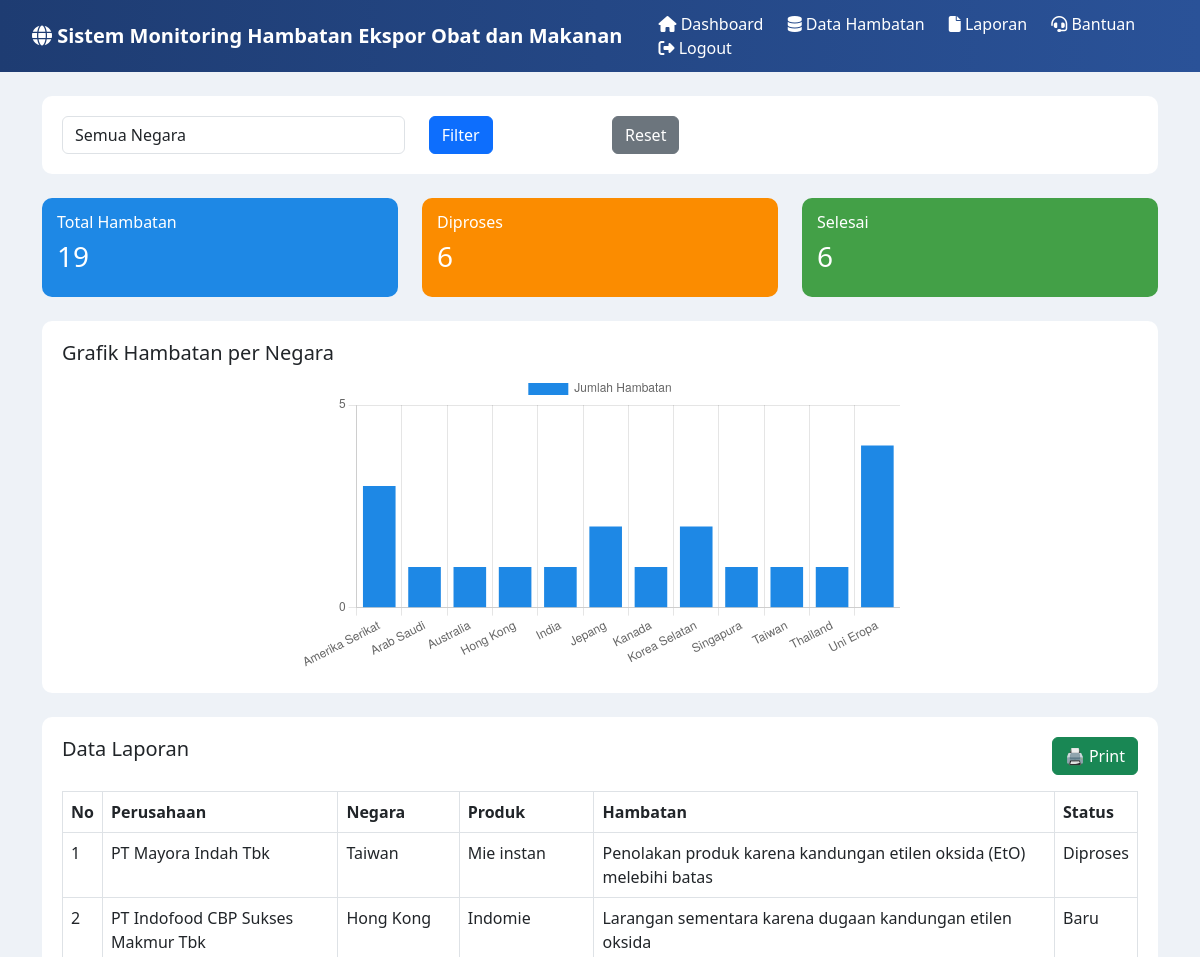
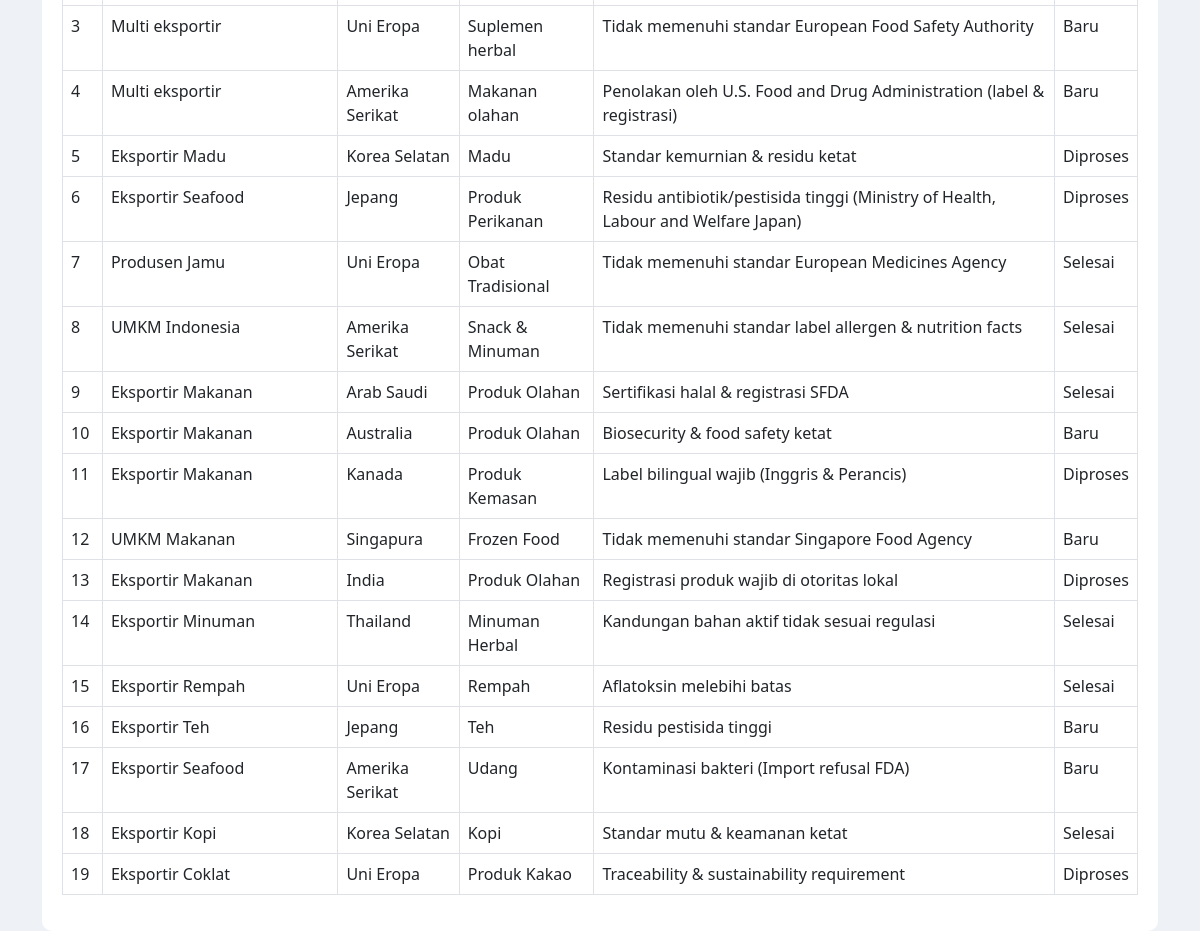
Screenshot of /laporan.php (signed in) with the database file from the repository (2 pictures, top to bottom).
### tables this page shows
CREATE TABLE `hambatan` (
  `id` int(11) NOT NULL,
  `nama_perusahaan` varchar(100) DEFAULT NULL,
  `produk` varchar(100) DEFAULT NULL,
  `negara` varchar(100) DEFAULT NULL,
  `hambatan` text DEFAULT NULL,
  `status` varchar(50) DEFAULT NULL
);

### laporan.php (the view, shortened to what this page needs)
<?php
$where = "";
$data = mysqli_query($conn,"SELECT * FROM hambatan $where");
$total = mysqli_num_rows(mysqli_query($conn,"SELECT * FROM hambatan $where"));
$proses = mysqli_num_rows(mysqli_query($conn,"SELECT * FROM hambatan WHERE status='Diproses'"));
$selesai = mysqli_num_rows(mysqli_query($conn,"SELECT * FROM hambatan WHERE status='Selesai'"));
$grafik = mysqli_query($conn,"
SELECT negara, COUNT(*) as jumlah
FROM hambatan
GROUP BY negara
");
$negara_arr = [];
$jumlah_arr = [];
while($g = mysqli_fetch_array($grafik)){
    $negara_arr[] = $g['negara'];
    $jumlah_arr[] = $g['jumlah'];
}
?>
<!DOCTYPE html>
<html>
<head>
<link href="https://cdn.jsdelivr.net/npm/bootstrap@5.3.0/dist/css/bootstrap.min.css" rel="stylesheet">
<link rel="stylesheet" href="https://cdnjs.cloudflare.com/ajax/libs/font-awesome/6.5.0/css/all.min.css">
</head>
<body>
<?php include 'navbar.php'; ?>
<div class="container mt-4">
<div class="box mb-4">
<form method="GET" class="row">
<div class="col-md-4">
<select name="negara" class="form-control">
<option value="">Semua Negara</option>
</select>
</div>
<div class="col-md-2">
<button class="btn btn-primary">Filter</button>
</div>
<div class="col-md-2">
<a href="laporan.php" class="btn btn-secondary">Reset</a>
</div>
</form>
</div>
<div class="row mb-4">
<div class="col-md-4">
<div class="card-summary bg-blue">
<h6>Total Hambatan</h6>
<h3><?= $total ?></h3>
</div>
</div>
<div class="col-md-4">
<div class="card-summary bg-orange">
<h6>Diproses</h6>
<h3><?= $proses ?></h3>
</div>
</div>
<div class="col-md-4">
<div class="card-summary bg-green">
<h6>Selesai</h6>
<h3><?= $selesai ?></h3>
</div>
</div>
</div>
<div class="box mb-4">
<h5>Grafik Hambatan per Negara</h5>
<div class="chart-box">
<canvas id="chart"></canvas>
</div>
<script>
new Chart(document.getElementById("chart"), {
type: 'bar',
data: {
labels: <?= json_encode($negara_arr) ?>,
datasets: [{
label: 'Jumlah Hambatan',
data: <?= json_encode($jumlah_arr) ?>,
backgroundColor: '#1e88e5'
}]
},
options: {
responsive:true,
maintainAspectRatio:false,
scales: {
y: {
beginAtZero:true,
ticks: {
stepSize: 5
}
}
}
}
});
</script>
</div>
<div class="box">
<div class="d-flex justify-content-between mb-3">
<h5>Data Laporan</h5>
<button onclick="window.print()" class="btn btn-success">
🖨️ Print
</button>
</div>
<table class="table table-bordered">
<tr>
<th>No</th>
<th>Perusahaan</th>
<th>Negara</th>
<th>Produk</th>
<th>Hambatan</th>
<th>Status</th>
</tr>
<?php $no=1; while($d = mysqli_fetch_array($data)){ ?>
<tr>
<td><?= $no++ ?></td>
<td><?= $d['nama_perusahaan'] ?></td>
<td><?= $d['negara'] ?></td>
<td><?= $d['produk'] ?></td>
<td><?= $d['hambatan'] ?></td>
<td><?= $d['status'] ?></td>
</tr>
<?php } ?>
</table>
</div>
</div>
</body>
</html>

### laporan.php (style rules this page uses)
body { background:#eef2f7; }
.box { background:white; padding:20px; border-radius:10px; }
.card-summary { color:white; padding:15px; border-radius:10px; }
.bg-blue { background:#1e88e5; }
.bg-orange { background:#fb8c00; }
.bg-green { background:#43a047; }
.chart-box { max-width:600px; margin:auto; }
canvas { height:300px !important; }

### rows the page displays
hambatan: nama_perusahaan "PT Mayora Indah Tbk", negara "Taiwan", produk "Mie instan", hambatan "Penolakan produk karena kandungan etilen oksida (EtO) melebihi batas", status "Diproses"
hambatan: nama_perusahaan "PT Indofood CBP Sukses Makmur Tbk", negara "Hong Kong", produk "Indomie", hambatan "Larangan sementara karena dugaan kandungan etilen oksida", status "Baru"
hambatan: nama_perusahaan "Multi eksportir", negara "Uni Eropa", produk "Suplemen herbal", hambatan "Tidak memenuhi standar European Food Safety Authority", status "Baru"
hambatan: nama_perusahaan "Multi eksportir", negara "Amerika Serikat", produk "Makanan olahan", hambatan "Penolakan oleh U.S. Food and Drug Administration (label & registrasi)", status "Baru"
hambatan: nama_perusahaan "Eksportir Madu", negara "Korea Selatan", produk "Madu", hambatan "Standar kemurnian & residu ketat", status "Diproses"
hambatan: nama_perusahaan "Eksportir Seafood", negara "Jepang", produk "Produk Perikanan", hambatan "Residu antibiotik/pestisida tinggi (Ministry of Health, Labour and Welfare Japan)", status "Diproses"
hambatan: nama_perusahaan "Produsen Jamu", negara "Uni Eropa", produk "Obat Tradisional", hambatan "Tidak memenuhi standar European Medicines Agency", status "Selesai"
hambatan: nama_perusahaan "UMKM Indonesia", negara "Amerika Serikat", produk "Snack & Minuman", hambatan "Tidak memenuhi standar label allergen & nutrition facts", status "Selesai"
hambatan: nama_perusahaan "Eksportir Makanan", negara "Arab Saudi", produk "Produk Olahan", hambatan "Sertifikasi halal & registrasi SFDA", status "Selesai"
hambatan: nama_perusahaan "Eksportir Makanan", negara "Australia", produk "Produk Olahan", hambatan "Biosecurity & food safety ketat", status "Baru"
hambatan: nama_perusahaan "Eksportir Makanan", negara "Kanada", produk "Produk Kemasan", hambatan "Label bilingual wajib (Inggris & Perancis)", status "Diproses"
hambatan: nama_perusahaan "UMKM Makanan", negara "Singapura", produk "Frozen Food", hambatan "Tidak memenuhi standar Singapore Food Agency", status "Baru"
hambatan: nama_perusahaan "Eksportir Makanan", negara "India", produk "Produk Olahan", hambatan "Registrasi produk wajib di otoritas lokal", status "Diproses"
hambatan: nama_perusahaan "Eksportir Minuman", negara "Thailand", produk "Minuman Herbal", hambatan "Kandungan bahan aktif tidak sesuai regulasi", status "Selesai"
hambatan: nama_perusahaan "Eksportir Rempah", negara "Uni Eropa", produk "Rempah", hambatan "Aflatoksin melebihi batas", status "Selesai"
hambatan: nama_perusahaan "Eksportir Teh", negara "Jepang", produk "Teh", hambatan "Residu pestisida tinggi", status "Baru"
hambatan: nama_perusahaan "Eksportir Seafood", negara "Amerika Serikat", produk "Udang", hambatan "Kontaminasi bakteri (Import refusal FDA)", status "Baru"
hambatan: nama_perusahaan "Eksportir Kopi", negara "Korea Selatan", produk "Kopi", hambatan "Standar mutu & keamanan ketat", status "Selesai"
hambatan: nama_perusahaan "Eksportir Coklat", negara "Uni Eropa", produk "Produk Kakao", hambatan "Traceability & sustainability requirement", status "Diproses"

### other values shown
$total "19"
$proses "6"
$selesai "6"
chart data {{ json_encode($negara_arr) }} ["Amerika Serikat","Arab Saudi","Australia","Hong Kong","India","Jepang","Kanada","Korea Selatan","Singapura","Taiwan","Thailand","Uni Eropa"]
chart data {{ json_encode($jumlah_arr) }} ["3","1","1","1","1","2","1","2","1","1","1","4"]
